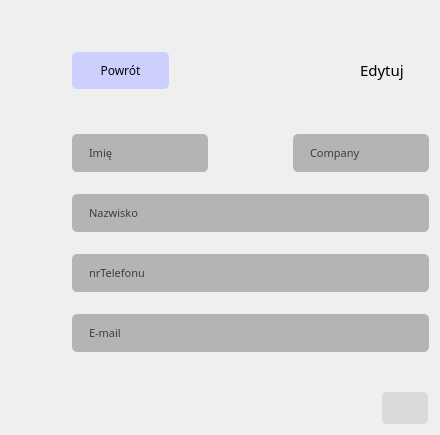
      <widget class="QWidget" name="edytujBuiss_Screen">
       <widget class="QPushButton" name="buttonimg_3">
        <property name="geometry">
         <rect>
          <x>380</x>
          <y>390</y>
          <width>50</width>
          <height>36</height>
         </rect>
        </property>
        <property name="styleSheet">
         <string notr="true">QPushButton{
	background-color:rgb(218, 218, 218);
	                             margin: 2px; 
								color:rgb(6, 6, 6);
                               padding: 10px 15px; 
                         border-radius: 5px; 
;}
                       </string>
        </property>
        <property name="text">
         <string/>
        </property>
        <property name="icon">
         <iconset theme="mail-message-new"/>
        </property>
        <property name="iconSize">
         <size>
          <width>12</width>
          <height>12</height>
         </size>
        </property>
       </widget>
       <widget class="QPushButton" name="powrotLista_B2N_2">
        <property name="geometry">
         <rect>
          <x>70</x>
          <y>50</y>
          <width>101</width>
          <height>41</height>
         </rect>
        </property>
        <property name="font">
         <font>
          <family>e-Ukraine</family>
          <pointsize>9</pointsize>
          <bold>false</bold>
         </font>
        </property>
        <property name="styleSheet">
         <string notr="true">QPushButton{
	background-color:rgb(205, 208, 255);
	                             margin: 2px; 
								color:rgb(6, 6, 6);
                               padding: 10px 15px; 
                         border-radius: 5px; 
;}
                         QPushButton:hover{
 	background-color:rgb(139, 139, 208);
                         } 
                         QLineEdit:pressed { 
                         background-color: rgb(111, 111, 167); 
						color:rgb(255, 255, 255);                         }</string>
        </property>
        <property name="text">
         <string>Powrót</string>
        </property>
       </widget>
       <widget class="QWidget" name="layoutWidget_3">
        <property name="geometry">
         <rect>
          <x>70</x>
          <y>120</y>
          <width>361</width>
          <height>250</height>
         </rect>
        </property>
        <layout class="QVBoxLayout" name="verticalLayout_12">
         <item>
          <layout class="QHBoxLayout" name="horizontalLayout_15">
           <item>
            <widget class="QLineEdit" name="imieInput_7">
             <property name="font">
              <font>
               <family>e-Ukraine</family>
               <pointsize>8</pointsize>
               <fontweight>ExtraLight</fontweight>
              </font>
             </property>
             <property name="styleSheet">
              <string notr="true">QLineEdit{
	background-color:rgb(180, 180, 180);
	                             margin: 2px; 
								color:rgb(255, 255, 255);
                               padding: 10px 15px; 
                         border-radius: 5px; 
;}
                         QLineEdit:textEdited { 

                         } 
                         QLineEdit:pressed { 
                         background-color: rgb(234, 234, 234); 
						color:rgb(61, 61, 61);                         }</string>
             </property>
             <property name="text">
              <string>Imię</string>
             </property>
            </widget>
           </item>
           <item>
            <spacer name="horizontalSpacer_5">
             <property name="orientation">
              <enum>Qt::Orientation::Horizontal</enum>
             </property>
             <property name="sizeHint" stdset="0">
              <size>
               <width>40</width>
               <height>20</height>
              </size>
             </property>
            </spacer>
           </item>
           <item>
            <widget class="QLineEdit" name="company_Input">
             <property name="font">
              <font>
               <family>e-Ukraine</family>
               <pointsize>8</pointsize>
               <fontweight>ExtraLight</fontweight>
              </font>
             </property>
             <property name="styleSheet">
              <string notr="true">QLineEdit{
	background-color:rgb(180, 180, 180);
	                             margin: 2px; 
								color:rgb(255, 255, 255);
                               padding: 10px 15px; 
                         border-radius: 5px; 
;}
                         QLineEdit:textEdited { 

                         } 
                         QLineEdit:pressed { 
                         background-color: rgb(234, 234, 234); 
						color:rgb(61, 61, 61);                         }</string>
             </property>
             <property name="text">
              <string>Company</string>
             </property>
            </widget>
           </item>
          </layout>
         </item>
         <item>
          <layout class="QHBoxLayout" name="horizontalLayout_16">
           <item>
            <widget class="QLineEdit" name="nazwiskoInput_6">
             <property name="font">
              <font>
               <family>e-Ukraine</family>
               <pointsize>8</pointsize>
               <fontweight>ExtraLight</fontweight>
              </font>
             </property>
             <property name="styleSheet">
              <string notr="true">QLineEdit{
	background-color:rgb(180, 180, 180);
	                             margin: 2px; 
								color:rgb(255, 255, 255);
                               padding: 10px 15px; 
                         border-radius: 5px; 
;}
                         QLineEdit:textEdited { 

                         } 
                         QLineEdit:pressed { 
                         background-color: rgb(234, 234, 234); 
						color:rgb(61, 61, 61);                         }</string>
             </property>
             <property name="text">
              <string>Nazwisko</string>
             </property>
            </widget>
           </item>
          </layout>
         </item>
         <item>
          <layout class="QHBoxLayout" name="horizontalLayout_17">
           <item>
            <widget class="QLineEdit" name="nrTelInput_6">
             <property name="font">
              <font>
               <family>e-Ukraine</family>
               <pointsize>8</pointsize>
               <fontweight>ExtraLight</fontweight>
              </font>
             </property>
             <property name="styleSheet">
              <string notr="true">QLineEdit{
	background-color:rgb(180, 180, 180);
	                             margin: 2px; 
								color:rgb(255, 255, 255);
                               padding: 10px 15px; 
                         border-radius: 5px; 
;}
                         QLineEdit:textEdited { 

                         } 
                         QLineEdit:pressed { 
                         background-color: rgb(234, 234, 234); 
						color:rgb(61, 61, 61);                         }</string>
             </property>
             <property name="text">
              <string>nrTelefonu</string>
             </property>
            </widget>
           </item>
          </layout>
         </item>
         <item>
          <layout class="QHBoxLayout" name="horizontalLayout_18">
           <item>
            <widget class="QLineEdit" name="emailInput_6">
             <property name="font">
              <font>
               <family>e-Ukraine</family>
               <pointsize>8</pointsize>
               <fontweight>ExtraLight</fontweight>
              </font>
             </property>
             <property name="styleSheet">
              <string notr="true">QLineEdit{
	background-color:rgb(180, 180, 180);
	                             margin: 2px; 
								color:rgb(255, 255, 255);
                               padding: 10px 15px; 
                         border-radius: 5px; 
;}
                         QLineEdit:textEdited { 

                         } 
                         QLineEdit:pressed { 
                         background-color: rgb(234, 234, 234); 
						color:rgb(61, 61, 61);                         }</string>
             </property>
             <property name="text">
              <string>E-mail</string>
             </property>
            </widget>
           </item>
          </layout>
         </item>
        </layout>
       </widget>
       <widget class="QLabel" name="label_4">
        <property name="geometry">
         <rect>
          <x>360</x>
          <y>60</y>
          <width>63</width>
          <height>20</height>
         </rect>
        </property>
        <property name="font">
         <font>
          <family>e-Ukraine</family>
          <pointsize>11</pointsize>
         </font>
        </property>
        <property name="styleSheet">
         <string notr="true">QPushButton{
	background-color:rgb(205, 208, 255);
	                             margin: 2px; 
								color:rgb(6, 6, 6);
                               padding: 10px 15px; 
                         border-radius: 5px; 
;}
                         QPushButton:hover{
 	background-color:rgb(139, 139, 208);
                         } 
                         QLineEdit:pressed { 
                         background-color: rgb(111, 111, 167); 
						color:rgb(255, 255, 255);                         }</string>
        </property>
        <property name="text">
         <string>Edytuj</string>
        </property>
       </widget>
      </widget>
